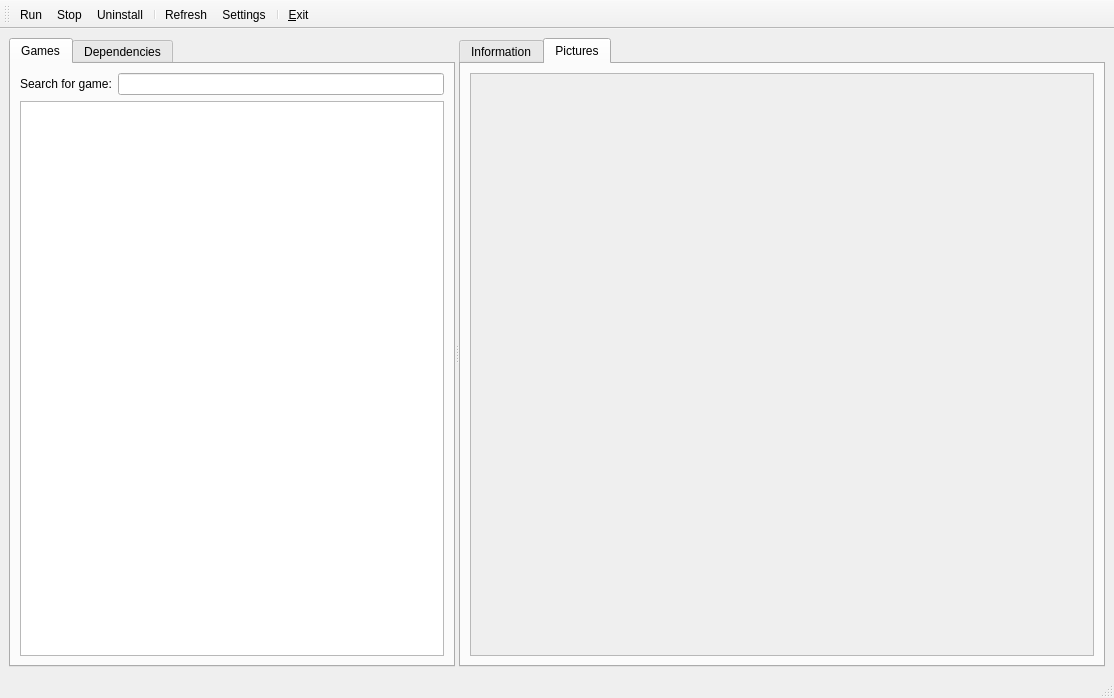
<?xml version="1.0" encoding="UTF-8"?>
<ui version="4.0">
 <class>MainWindow</class>
 <widget class="QMainWindow" name="MainWindow">
  <property name="geometry">
   <rect>
    <x>0</x>
    <y>0</y>
    <width>1114</width>
    <height>698</height>
   </rect>
  </property>
  <property name="windowTitle">
   <string>Hypernucleus</string>
  </property>
  <widget class="QWidget" name="centralwidget">
   <layout class="QGridLayout" name="gridLayout">
    <item row="0" column="0">
     <widget class="QSplitter" name="splitter">
      <property name="orientation">
       <enum>Qt::Horizontal</enum>
      </property>
      <widget class="QTabWidget" name="tabGameDep">
       <property name="sizePolicy">
        <sizepolicy hsizetype="Expanding" vsizetype="Expanding">
         <horstretch>0</horstretch>
         <verstretch>0</verstretch>
        </sizepolicy>
       </property>
       <property name="currentIndex">
        <number>0</number>
       </property>
       <widget class="QWidget" name="tabGame">
        <attribute name="icon">
         <iconset resource="icons.qrc">
          <normaloff>:/games.png</normaloff>:/games.png</iconset>
        </attribute>
        <attribute name="title">
         <string>Games</string>
        </attribute>
        <layout class="QGridLayout" name="gridLayout_3">
         <item row="0" column="0">
          <layout class="QVBoxLayout" name="verticalLayoutGameSearchTV">
           <item>
            <layout class="QFormLayout" name="formLayoutGameSearch">
             <item row="0" column="0">
              <widget class="QLabel" name="searchForGameLabel">
               <property name="text">
                <string>Search for game:</string>
               </property>
              </widget>
             </item>
             <item row="0" column="1">
              <widget class="QLineEdit" name="searchForGameLineEdit"/>
             </item>
            </layout>
           </item>
           <item>
            <widget class="QTreeView" name="treeGame">
             <property name="sizePolicy">
              <sizepolicy hsizetype="Expanding" vsizetype="Expanding">
               <horstretch>0</horstretch>
               <verstretch>0</verstretch>
              </sizepolicy>
             </property>
            </widget>
           </item>
          </layout>
         </item>
        </layout>
       </widget>
       <widget class="QWidget" name="tabDep">
        <attribute name="icon">
         <iconset resource="icons.qrc">
          <normaloff>:/dep.png</normaloff>:/dep.png</iconset>
        </attribute>
        <attribute name="title">
         <string>Dependencies</string>
        </attribute>
        <layout class="QGridLayout" name="gridLayout_2">
         <item row="0" column="0">
          <layout class="QVBoxLayout" name="verticalLayoutDepSearchTV">
           <item>
            <layout class="QFormLayout" name="formLayoutDepSearch">
             <item row="0" column="0">
              <widget class="QLabel" name="searchForDepLabel">
               <property name="text">
                <string>Search for dependency:</string>
               </property>
              </widget>
             </item>
             <item row="0" column="1">
              <widget class="QLineEdit" name="searchForDepLineEdit"/>
             </item>
            </layout>
           </item>
           <item>
            <widget class="QTreeView" name="treeDep">
             <property name="sizePolicy">
              <sizepolicy hsizetype="Expanding" vsizetype="Expanding">
               <horstretch>0</horstretch>
               <verstretch>0</verstretch>
              </sizepolicy>
             </property>
            </widget>
           </item>
          </layout>
         </item>
        </layout>
       </widget>
      </widget>
      <widget class="QTabWidget" name="tabInfoPic">
       <property name="currentIndex">
        <number>1</number>
       </property>
       <widget class="QWidget" name="tabInfo">
        <attribute name="icon">
         <iconset resource="icons.qrc">
          <normaloff>:/info.png</normaloff>:/info.png</iconset>
        </attribute>
        <attribute name="title">
         <string>Information</string>
        </attribute>
        <layout class="QGridLayout" name="gridLayout_5">
         <item row="0" column="0">
          <layout class="QFormLayout" name="formLayout">
           <property name="fieldGrowthPolicy">
            <enum>QFormLayout::AllNonFixedFieldsGrow</enum>
           </property>
           <item row="0" column="0">
            <widget class="QLabel" name="projectNameLabel">
             <property name="text">
              <string>Project Name:</string>
             </property>
            </widget>
           </item>
           <item row="0" column="1">
            <widget class="QLineEdit" name="projectNameLineEdit">
             <property name="enabled">
              <bool>true</bool>
             </property>
            </widget>
           </item>
           <item row="1" column="0">
            <widget class="QLabel" name="installedVersionLabel">
             <property name="text">
              <string>Installed Version:</string>
             </property>
            </widget>
           </item>
           <item row="1" column="1">
            <widget class="QLineEdit" name="installedVersionLineEdit"/>
           </item>
           <item row="2" column="0">
            <widget class="QLabel" name="pythonModuleNameLabel">
             <property name="text">
              <string>Python Module Name:</string>
             </property>
            </widget>
           </item>
           <item row="2" column="1">
            <widget class="QLineEdit" name="pythonModuleNameLineEdit"/>
           </item>
           <item row="4" column="0">
            <widget class="QLabel" name="projectDescriptionLabel">
             <property name="text">
              <string>Project Description:</string>
             </property>
            </widget>
           </item>
           <item row="5" column="0">
            <widget class="QLabel" name="dependenciesLabel">
             <property name="text">
              <string>Dependencies:</string>
             </property>
            </widget>
           </item>
           <item row="5" column="1">
            <widget class="QWidget" name="dependenciesWidget" native="true">
             <property name="minimumSize">
              <size>
               <width>0</width>
               <height>0</height>
              </size>
             </property>
             <layout class="QGridLayout" name="gridLayout_6">
              <property name="leftMargin">
               <number>0</number>
              </property>
              <property name="topMargin">
               <number>0</number>
              </property>
              <property name="rightMargin">
               <number>0</number>
              </property>
              <property name="bottomMargin">
               <number>0</number>
              </property>
              <item row="0" column="0">
               <widget class="QTreeView" name="dependenciesTreeView"/>
              </item>
             </layout>
            </widget>
           </item>
           <item row="6" column="0">
            <widget class="QLabel" name="showInDependenciesTabLabel">
             <property name="text">
              <string/>
             </property>
            </widget>
           </item>
           <item row="6" column="1">
            <widget class="QWidget" name="showInDependenciesTabWidget" native="true">
             <property name="sizePolicy">
              <sizepolicy hsizetype="Preferred" vsizetype="Preferred">
               <horstretch>0</horstretch>
               <verstretch>0</verstretch>
              </sizepolicy>
             </property>
             <property name="minimumSize">
              <size>
               <width>0</width>
               <height>27</height>
              </size>
             </property>
             <layout class="QGridLayout" name="gridLayout_4">
              <property name="leftMargin">
               <number>0</number>
              </property>
              <property name="topMargin">
               <number>0</number>
              </property>
              <property name="rightMargin">
               <number>0</number>
              </property>
              <property name="bottomMargin">
               <number>0</number>
              </property>
              <item row="0" column="0">
               <widget class="QPushButton" name="pushButton">
                <property name="sizePolicy">
                 <sizepolicy hsizetype="Expanding" vsizetype="Expanding">
                  <horstretch>0</horstretch>
                  <verstretch>0</verstretch>
                 </sizepolicy>
                </property>
                <property name="text">
                 <string>Show In Dependencies Tab</string>
                </property>
               </widget>
              </item>
             </layout>
            </widget>
           </item>
           <item row="3" column="0">
            <widget class="QLabel" name="projectCreationDateLabel">
             <property name="text">
              <string>Project Creation Date:</string>
             </property>
            </widget>
           </item>
           <item row="3" column="1">
            <widget class="QLineEdit" name="projectCreationDateLineEdit"/>
           </item>
           <item row="4" column="1">
            <widget class="QTextEdit" name="projectDescriptionLineEdit"/>
           </item>
          </layout>
         </item>
        </layout>
       </widget>
       <widget class="QWidget" name="tabPic">
        <attribute name="icon">
         <iconset resource="icons.qrc">
          <normaloff>:/xcf.png</normaloff>:/xcf.png</iconset>
        </attribute>
        <attribute name="title">
         <string>Pictures</string>
        </attribute>
        <layout class="QGridLayout" name="gridLayout_7">
         <item row="0" column="0">
          <widget class="QScrollArea" name="scrollArea">
           <property name="widgetResizable">
            <bool>true</bool>
           </property>
           <widget class="QWidget" name="scrollAreaWidgetContents">
            <property name="geometry">
             <rect>
              <x>0</x>
              <y>0</y>
              <width>611</width>
              <height>540</height>
             </rect>
            </property>
            <layout class="QGridLayout" name="gridLayout_8">
             <item row="0" column="0">
              <layout class="QVBoxLayout" name="verticalPic"/>
             </item>
            </layout>
           </widget>
          </widget>
         </item>
        </layout>
       </widget>
      </widget>
     </widget>
    </item>
   </layout>
  </widget>
  <widget class="QStatusBar" name="statusbar">
   <property name="statusTip">
    <string/>
   </property>
  </widget>
  <widget class="QToolBar" name="toolBar">
   <property name="windowTitle">
    <string>toolBar</string>
   </property>
   <property name="iconSize">
    <size>
     <width>32</width>
     <height>32</height>
    </size>
   </property>
   <property name="toolButtonStyle">
    <enum>Qt::ToolButtonTextUnderIcon</enum>
   </property>
   <attribute name="toolBarArea">
    <enum>TopToolBarArea</enum>
   </attribute>
   <attribute name="toolBarBreak">
    <bool>false</bool>
   </attribute>
   <addaction name="actionRun"/>
   <addaction name="actionStop"/>
   <addaction name="actionUninstall"/>
   <addaction name="separator"/>
   <addaction name="actionRefresh"/>
   <addaction name="actionSettings"/>
   <addaction name="separator"/>
   <addaction name="actionExit"/>
  </widget>
  <action name="actionExit">
   <property name="icon">
    <iconset resource="icons.qrc">
     <normaloff>:/exit.png</normaloff>:/exit.png</iconset>
   </property>
   <property name="text">
    <string>Exit</string>
   </property>
   <property name="iconText">
    <string>&amp;Exit</string>
   </property>
   <property name="toolTip">
    <string>Exit (Alt+E)</string>
   </property>
   <property name="shortcut">
    <string>Ctrl+E</string>
   </property>
  </action>
  <action name="actionRun">
   <property name="icon">
    <iconset resource="icons.qrc">
     <normaloff>:/exec.png</normaloff>:/exec.png</iconset>
   </property>
   <property name="text">
    <string>Run</string>
   </property>
   <property name="toolTip">
    <string>Run (Alt+R)</string>
   </property>
   <property name="shortcut">
    <string>Alt+R</string>
   </property>
  </action>
  <action name="actionStop">
   <property name="icon">
    <iconset resource="icons.qrc">
     <normaloff>:/x.png</normaloff>:/x.png</iconset>
   </property>
   <property name="text">
    <string>Stop</string>
   </property>
   <property name="toolTip">
    <string>Stop (Alt+T)</string>
   </property>
   <property name="shortcut">
    <string>Alt+T</string>
   </property>
  </action>
  <action name="actionUninstall">
   <property name="icon">
    <iconset resource="icons.qrc">
     <normaloff>:/trashcan_empty.png</normaloff>:/trashcan_empty.png</iconset>
   </property>
   <property name="text">
    <string>Uninstall</string>
   </property>
   <property name="toolTip">
    <string>Uninstall (Alt+U)</string>
   </property>
   <property name="shortcut">
    <string>Alt+U</string>
   </property>
  </action>
  <action name="actionSettings">
   <property name="icon">
    <iconset resource="icons.qrc">
     <normaloff>:/advancedsettings.png</normaloff>:/advancedsettings.png</iconset>
   </property>
   <property name="text">
    <string>Settings</string>
   </property>
   <property name="toolTip">
    <string>Settings (Alt+S)</string>
   </property>
   <property name="shortcut">
    <string>Alt+S</string>
   </property>
  </action>
  <action name="actionRefresh">
   <property name="icon">
    <iconset resource="icons.qrc">
     <normaloff>:/quick_restart.png</normaloff>:/quick_restart.png</iconset>
   </property>
   <property name="text">
    <string>Refresh</string>
   </property>
   <property name="toolTip">
    <string>Redownload a list of games and dependencies. (F5)</string>
   </property>
   <property name="shortcut">
    <string>F5</string>
   </property>
  </action>
 </widget>
 <tabstops>
  <tabstop>tabGameDep</tabstop>
  <tabstop>searchForGameLineEdit</tabstop>
  <tabstop>treeGame</tabstop>
  <tabstop>searchForDepLineEdit</tabstop>
  <tabstop>treeDep</tabstop>
  <tabstop>tabInfoPic</tabstop>
  <tabstop>projectNameLineEdit</tabstop>
  <tabstop>pythonModuleNameLineEdit</tabstop>
  <tabstop>pushButton</tabstop>
  <tabstop>scrollArea</tabstop>
 </tabstops>
 <resources>
  <include location="icons.qrc"/>
 </resources>
 <connections/>
</ui>
